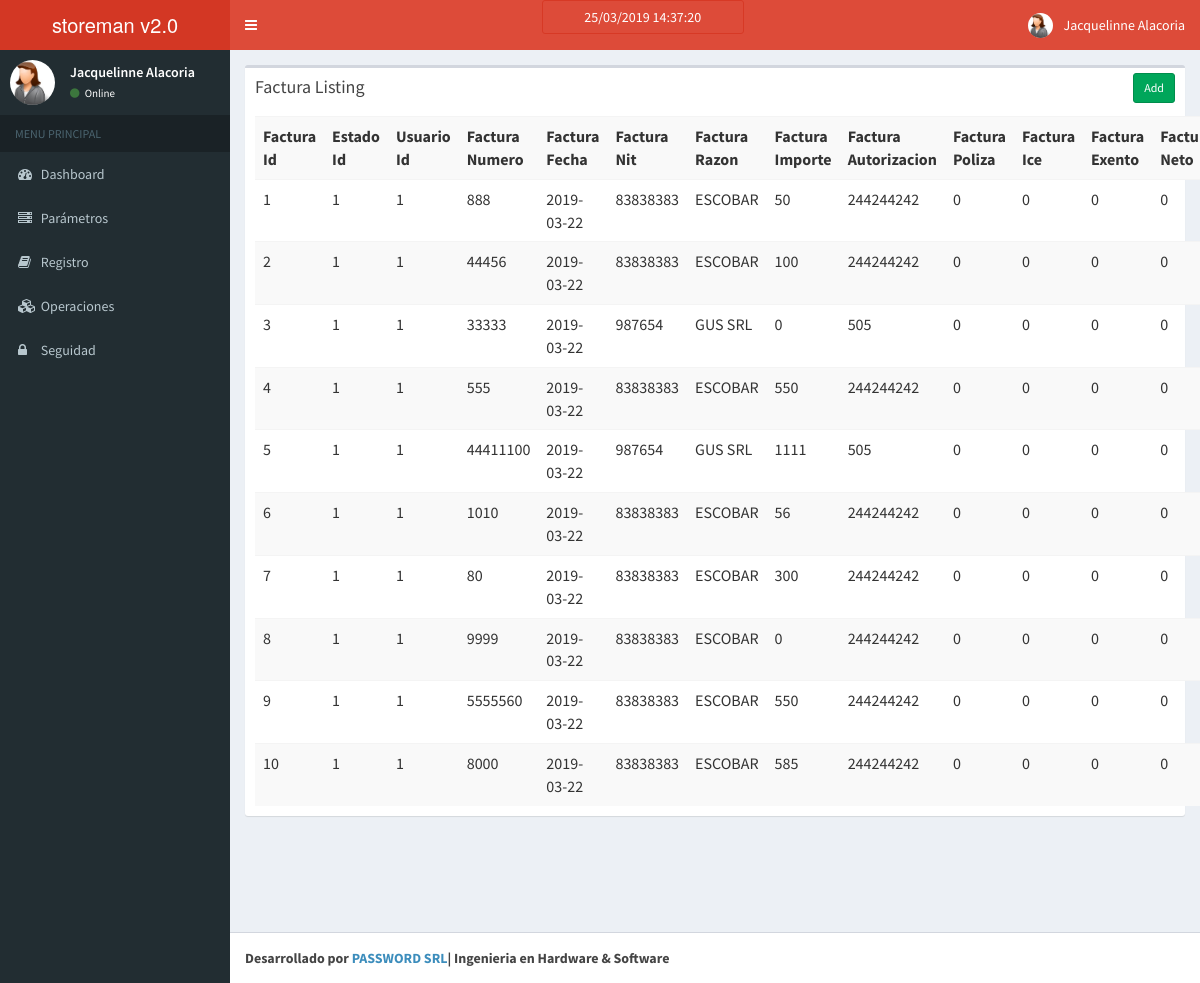
The app's page /index.php/factura, older data.
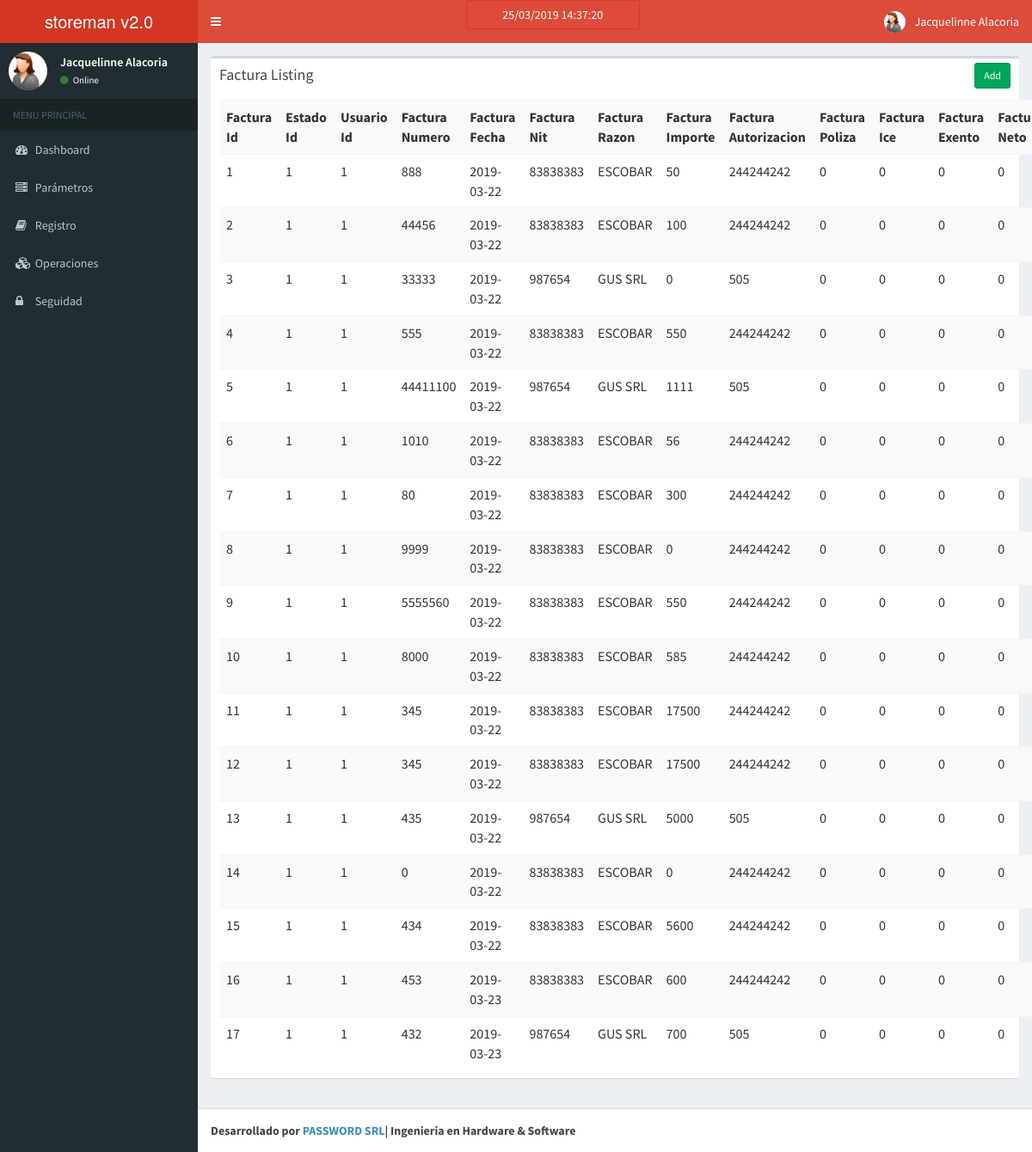
The same page, newer data.
### tables this page shows
CREATE TABLE `factura` (
  `factura_id` int(11) NOT NULL AUTO_INCREMENT,
  `usuario_id` int(11) DEFAULT NULL,
  `factura_numero` float DEFAULT NULL,
  `factura_fecha` date DEFAULT NULL,
  `factura_nit` bigint(20) DEFAULT NULL,
  `factura_razon` varchar(150) DEFAULT NULL,
  `factura_importe` varchar(50) DEFAULT NULL,
  `factura_autorizacion` varchar(50) DEFAULT NULL,
  `factura_poliza` varchar(50) DEFAULT NULL,
  `factura_ice` float DEFAULT NULL,
  `factura_exento` float DEFAULT NULL,
  `factura_neto` float DEFAULT NULL,
  `factura_creditofiscal` float DEFAULT NULL,
  `factura_codigocontrol` varchar(20) DEFAULT NULL,
  `estado_id` int(11) DEFAULT '1',
  `ingreso_id` int(11) DEFAULT NULL,
  PRIMARY KEY (`factura_id`),
  UNIQUE KEY `factura_id` (`factura_id`),
  KEY `fk_factura_usuario` (`usuario_id`)
);

### application/controllers/Factura.php (called while the page is built, shortened)
<?php
class Factura extends CI_Controller{
    function __construct()
    {
        $this->load->model('Factura_model');
    }
    function index()
    {
        $data['factura'] = $this->Factura_model->get_all_factura();
        $data['_view'] = 'factura/index';
        $this->load->view('layouts/main',$data);
    }
}

### index.php (called while the page is built, shortened)
<?php
require_once BASEPATH.'core/CodeIgniter.php';

### application/models/Factura_model.php (called while the page is built, shortened)
<?php
class Factura_model extends CI_Model
{
    function get_all_factura()
    {
        $factura = $this->db->query("
            SELECT
                *
            FROM
                `factura`
            WHERE
                1 = 1
            ORDER BY `factura_id`
        ")->result_array();
        return $factura;
    }
}

### application/views/factura/index.php (the view, shortened to what this page needs)
<div class="row">
    <div class="col-md-12">
        <div class="box">
            <div class="box-header">
                <h3 class="box-title">Factura Listing</h3>
            	<div class="box-tools">
                    <a href="<?php echo site_url('factura/add'); ?>" class="btn btn-success btn-sm">Add</a>
                </div>
            </div>
            <div class="box-body">
                <table class="table table-striped">
                    <tr>
						<th>Factura Id</th>
						<th>Estado Id</th>
						<th>Usuario Id</th>
						<th>Factura Numero</th>
						<th>Factura Fecha</th>
						<th>Factura Nit</th>
						<th>Factura Razon</th>
						<th>Factura Importe</th>
						<th>Factura Autorizacion</th>
						<th>Factura Poliza</th>
						<th>Factura Ice</th>
						<th>Factura Exento</th>
						<th>Factura Neto</th>
                    </tr>
                    <?php foreach($factura as $f){ ?>
                    <tr>
						<td><?php echo $f['factura_id']; ?></td>
						<td><?php echo $f['estado_id']; ?></td>
						<td><?php echo $f['usuario_id']; ?></td>
						<td><?php echo $f['factura_numero']; ?></td>
						<td><?php echo $f['factura_fecha']; ?></td>
						<td><?php echo $f['factura_nit']; ?></td>
						<td><?php echo $f['factura_razon']; ?></td>
						<td><?php echo $f['factura_importe']; ?></td>
						<td><?php echo $f['factura_autorizacion']; ?></td>
						<td><?php echo $f['factura_poliza']; ?></td>
						<td><?php echo $f['factura_ice']; ?></td>
						<td><?php echo $f['factura_exento']; ?></td>
						<td><?php echo $f['factura_neto']; ?></td>
                    </tr>
                    <?php } ?>
                </table>
            </div>
        </div>
    </div>
</div>

### application/views/layouts/main.php (shortened to what this page needs)
<!DOCTYPE html>
<html>
    <head>
        <link rel="stylesheet" href="<?php echo site_url('resources/css/bootstrap.min.css');?>">
        <link rel="stylesheet" href="<?php echo site_url('resources/css/font-awesome.min.css');?>">
        <link rel="stylesheet" href="https://cdnjs.cloudflare.com/ajax/libs/ionicons/2.0.1/css/ionicons.min.css">
        <link rel="stylesheet" href="<?php echo site_url('resources/css/bootstrap-datetimepicker.min.css');?>">
        <link rel="stylesheet" href="<?php echo site_url('resources/css/AdminLTE.min.css');?>">
        <link rel="stylesheet" href="<?php echo site_url('resources/css/_all-skins.min.css');?>">
    </head>
    <body class="hold-transition skin-red sidebar-mini" onload="mueveReloj()">
        <div class="wrapper">
            <header class="main-header">
                <a href="" class="logo">
                    <span class="logo-lg">storeman v2.0</span>
                </a>
                <nav class="navbar navbar-static-top">
                    <a href="#" class="sidebar-toggle" data-toggle="offcanvas" role="button">
                    </a>
                    <div class="navbar-custom-menu">
                        <ul class="nav navbar-nav">
                            <li class="dropdown user user-menu">
                                <a href="#" class="dropdown-toggle" data-toggle="dropdown">
                                    <img src="<?php echo site_url('resources/img/user2-160x160.jpg');?>" class="user-image" alt="User Image">
                                    <span class="hidden-xs">Jacquelinne Alacoria</span>
                                </a>
                            </li>
                        </ul>
                    </div>
                    <center>
                        <form name="form_reloj">
                         <input type="text" name="reloj" size="20" class="btn btn-danger" readonly>
                        </form>
                    </center>
                </nav>
            </header>
            <aside class="main-sidebar">
                <section class="sidebar">
                    <div class="user-panel">
                        <div class="pull-left image">
                            <img src="<?php echo site_url('resources/img/user2-160x160.jpg');?>" class="img-circle" alt="User Image">
                        </div>
                        <div class="pull-left info">
                            <p>Jacquelinne Alacoria</p>
                            <a href="#"><i class="fa fa-circle text-success"></i> Online</a>
                        </div>
                    </div>
                    <ul class="sidebar-menu">
                        <li class="header">MENU PRINCIPAL</li>
                        <li>
                            <a href="<?php echo site_url();?>">
                                <i class="fa fa-dashboard"></i> <span>Dashboard</span>
                            </a>
                        </li>
                        <li>
                            <a href="#">
                                <i class="fa fa-server"></i> <span>Parámetros</span>
                            </a>
                        </li>
                        <li>
                            <a href="#">
                                <i class="fa fa-book"></i> <span>Registro</span>
                            </a>
                        </li>
                        <li>
                            <a href="#">
                                <i hrefi class="fa fa-cubes"></i> <span>Operaciones</span>
                            </a>
                        </li>
                        <li>
                            <a href="#">
                                <i class="fa fa-lock"></i> <span>Seguidad</span>
                            </a>
                        </li>
                    </ul>
                </section>
            </aside>
            <div class="content-wrapper">
                <section class="content">
                    <?php
                    if(isset($_view) && $_view)
                        $this->load->view($_view);
                    ?>
                </section>
            </div>
            <footer class="main-footer no-print">
                <strong>Desarrollado por <a href="http://www.passwordbolivia.com/">PASSWORD SRL</a>| Ingenieria en Hardware & Software</strong>
            </footer>
        </div>
    </body>
</html>

Row changes from the older to the newer data that the page shows:
added factura: factura_id "11", estado "1", usuario "1", factura_numero "345", factura_fecha "2019-03-22", factura_nit "83838383", factura_razon "ESCOBAR", factura_importe "17500", factura_autorizacion "244244242", factura_poliza "0", factura_ice "0", factura_exento "0", factura_neto "0"
added factura: factura_id "12", estado "1", usuario "1", factura_numero "345", factura_fecha "2019-03-22", factura_nit "83838383", factura_razon "ESCOBAR", factura_importe "17500", factura_autorizacion "244244242", factura_poliza "0", factura_ice "0", factura_exento "0", factura_neto "0"
added factura: factura_id "13", estado "1", usuario "1", factura_numero "435", factura_fecha "2019-03-22", factura_nit "987654", factura_razon "GUS SRL", factura_importe "5000", factura_autorizacion "505", factura_poliza "0", factura_ice "0", factura_exento "0", factura_neto "0"
added factura: factura_id "14", estado "1", usuario "1", factura_numero "0", factura_fecha "2019-03-22", factura_nit "83838383", factura_razon "ESCOBAR", factura_importe "0", factura_autorizacion "244244242", factura_poliza "0", factura_ice "0", factura_exento "0", factura_neto "0"
added factura: factura_id "15", estado "1", usuario "1", factura_numero "434", factura_fecha "2019-03-22", factura_nit "83838383", factura_razon "ESCOBAR", factura_importe "5600", factura_autorizacion "244244242", factura_poliza "0", factura_ice "0", factura_exento "0", factura_neto "0"
added factura: factura_id "16", estado "1", usuario "1", factura_numero "453", factura_fecha "2019-03-23", factura_nit "83838383", factura_razon "ESCOBAR", factura_importe "600", factura_autorizacion "244244242", factura_poliza "0", factura_ice "0", factura_exento "0", factura_neto "0"
added factura: factura_id "17", estado "1", usuario "1", factura_numero "432", factura_fecha "2019-03-23", factura_nit "987654", factura_razon "GUS SRL", factura_importe "700", factura_autorizacion "505", factura_poliza "0", factura_ice "0", factura_exento "0", factura_neto "0"
